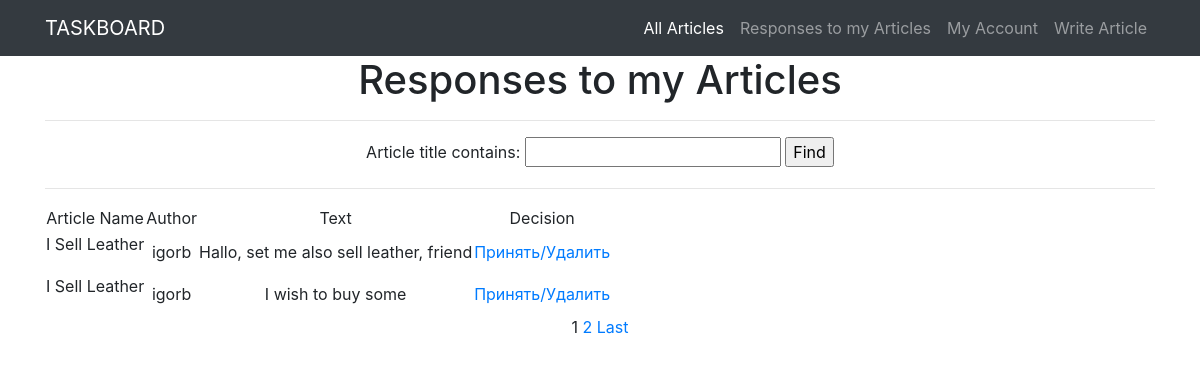
The page /articles/responses/ (signed in) on the database its author committed.
### TB/models.py (models this page shows, shortened)
class Response(models.Model):
    author = models.ForeignKey(User, on_delete=models.CASCADE, default=1)
    article = models.ForeignKey(Article, on_delete=models.CASCADE, default=1)
    text = models.TextField()
    decision = models.CharField(max_length=20, choices=DECISION_TYPE, default='undecided')

class Article(models.Model):
    TYPE = (
        ('tank', 'Танки'),
        ('heal', 'Хилы'),
        ('dd', 'ДД'),
        ('trader', 'Торговцы'),
        ('gm', 'Гилдмастеры'),
        ('quest', 'Квестгиверы'),
        ('smith', 'Кузнецы'),
        ('leather', 'Кожевники'),
        ('potion', 'Зельевары'),
        ('spell', 'Мастера Заклинаний'),
    )
    author = models.ForeignKey(User, on_delete=models.CASCADE, default=1)
    title = models.CharField(max_length=64)
    category = models.CharField(max_length=20, choices=TYPE, default='tank')
    text = RichTextUploadingField()
    video = models.FileField(upload_to='videos', blank=True, null=True, verbose_name='Upload First Video:')
    video2 = models.FileField(upload_to='videos', blank=True, null=True, verbose_name='Upload Second Video:')
    date = models.DateTimeField(auto_now_add=True)

### TB/views.py (the view)
# urls.py: path('responses/', ResponseList.as_view(), name='responses'),
class ResponseList(LoginRequiredMixin, ListView):
    model = Response
    template_name = 'responses.html'
    context_object_name = 'responses'
    ordering = ['-id']
    paginate_by = 2
    def get_context_data(self, **kwargs):
        context = super().get_context_data(**kwargs)
        context['filter'] = ResponseFilter(self.request.GET, queryset=self.get_queryset())
        context['my_user'] = self.request.user
        return context
    def get_queryset(self):
        queryset = super().get_queryset()
        return ResponseFilter(self.request.GET, queryset=queryset).qs

### templates/responses.html (shortened to what this page needs)
{% extends 'flatpages/default.html' %}
{% block content %}
    <h1>Responses to my Articles</h1>
    <hr>
    <form method="GET">
        {{ filter.form }}
        <input type="submit" value="Find">
    </form>
    <hr>
        <table>
            <tr>
                <td>Article Name</td>
                <td>Author</td>
                <td>Text</td>
                <td>Decision</td>
            </tr>
        {% for response in object_list|dictsort:"id" reversed %}
            {% if response.article.author == my_user %}
            <tr>
                <td>
                    <p>{{ response.article.title }}</p>
                </td>
                <td>{{ response.author.username }}</td>
                <td>{{ response.text | truncatewords:20 }}</td>
                <td>
                    {% if response.decision == 'undecided' %}
                    <a href="{% url 'decide' response.id %}">Принять/Удалить</a>
                    {% else %}
                    <p>{{ response.get_decision }}</p>
                    {% endif %}
                </td>
            </tr>
            {% endif %}
        {% endfor %}
        </table>
        {% if is_paginated %}
            {% for num in page_obj.paginator.page_range %}
                {% if page_obj.number == num %}
                    <a>{{ num }}</a>
                {% elif num > page_obj.number|add:'-2' and num < page_obj.number|add:'2' %}
                    <a href="?page={{ num }}">{{ num }}</a>
                {% endif %}
            {% endfor %}
            {% if page_obj.has_next %}
                <a href="?page={{ page_obj.paginator.num_pages }}">Last</a>
            {% endif %}
        {% endif %}
{% endblock content %}

### rows shown on the page
Response: article "I Sell Leather", author.username "igorb", text "Hallo, set me also sell leather, friend", decision "Принять/Удалить"
Response: article "I Sell Leather", author.username "igorb", text "I wish to buy some", decision "Принять/Удалить"

### other values the page prints
{{ num }} "1"
{{ num }} "2"
